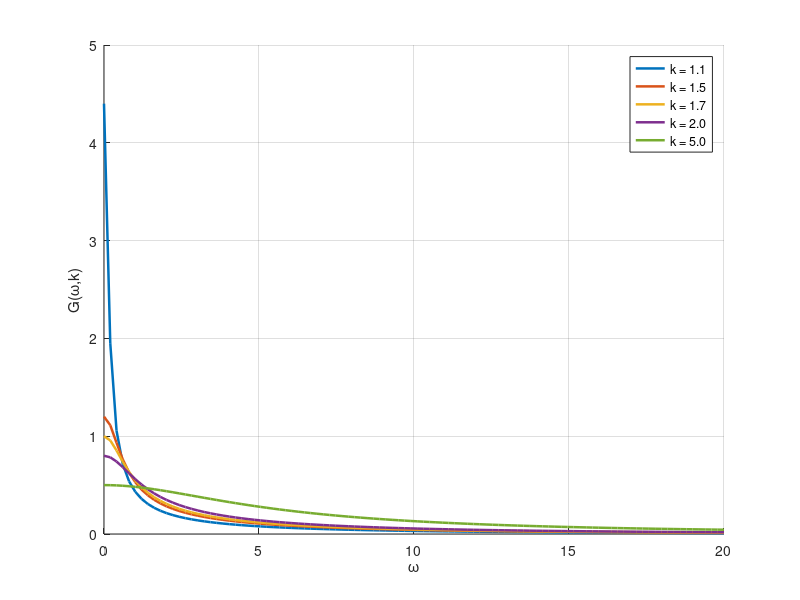
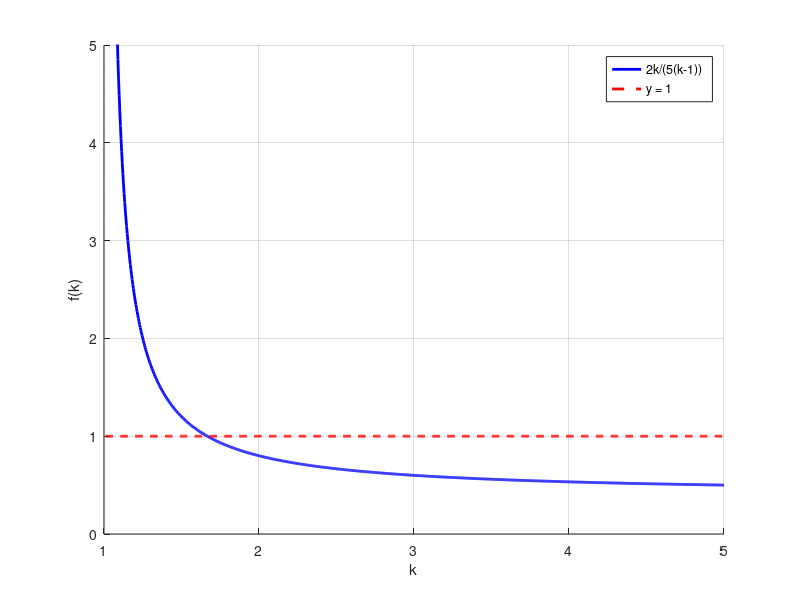
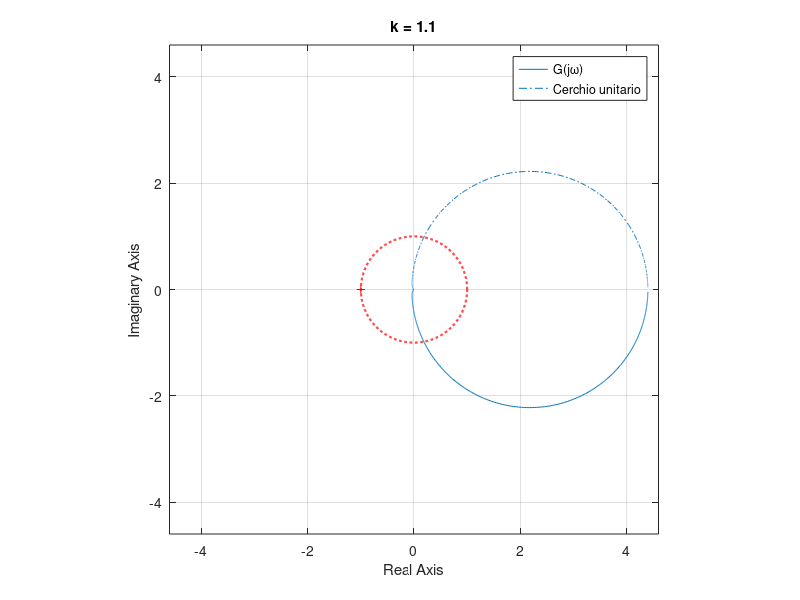
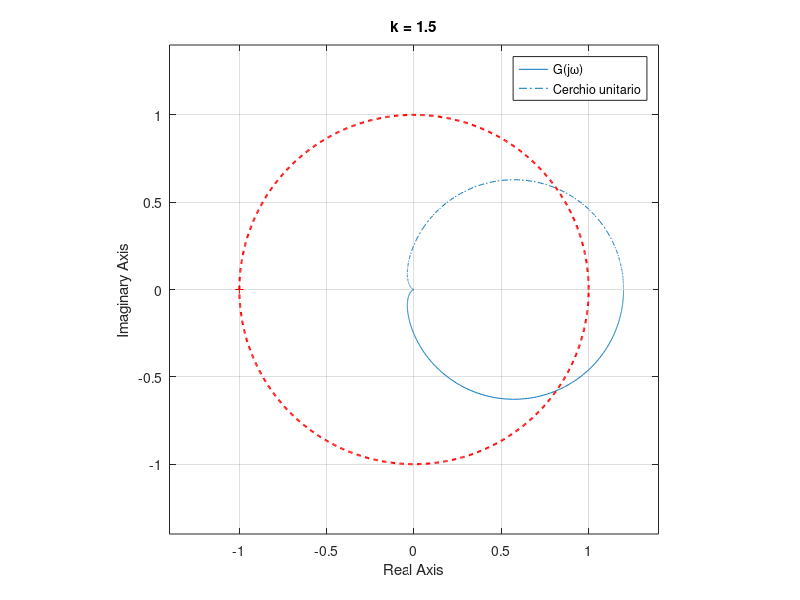

Source code (MATLAB) for these figures, in order:
clc
clear all 
close all

s = tf('s');

beta = 2;

omega = linspace(0,20);



%% Andamento di |beta*W2*T| al variare di omega con k fissato

k_vals = [1.1 1.5 5/3 2 5];

W2 = 2 ./ (i * omega + 10);
P = 1 ./ (i * omega -1);
W1 = 1 ./ (i * omega + 1);

figure;
hold on;

for j = 1:length(k_vals)
    k = k_vals(j);
    
    L = k * P;
    T = L ./ (1+L);

    G = abs(beta .* W2 .* T);

    plot(omega,G,'LineWidth',1.8, 'DisplayName',sprintf('k = %.1f',k));
end

xlabel('\omega');
ylabel('G(\omega,k)');
legend('Location','northeast'); %la legenda deve stare in alto a destra
grid on;
hold off;


%% Grafico della funzione f(k) = 2k / (5(k-1))

% Intervallo di k 
k = linspace(1.01,5,1000);

% Funzione
f = (2*k) ./ (5*(k-1));

% Grafico
figure;
hold on;

plot(k, f, 'b', 'LineWidth', 2);
plot(k, ones(size(k)), 'r--', 'LineWidth', 2);

xlabel('k');
ylabel('f(k)');

legend('2k/(5(k-1))', 'y = 1', 'Location', 'northeast');

grid on;
xlim([1 5]);
ylim([0 5]);

hold off;

%% Diagramma di Nyquist di |beta*W2*T| per alcuni valori di k


for j = 1:length(k_vals)
    k = k_vals(j);

    % Funzione G(s)
    G = (4*k)/((s+10)*(s+k-1));

    figure

    nyquist(G)
    hold on
    grid on

    % Cerchio unitario
    theta = linspace(0,2*pi,1000);
    plot(cos(theta), sin(theta), 'r--', 'LineWidth', 1.5)

    % Valore massimo teorico del modulo
    R = max(1.2, 4*k/(10*(k-1)) + 0.2);

    axis equal
    xlim([-R R])
    ylim([-R R])
   
    title(['k = ', num2str(k)])
    legend('G(j\omega)', 'Cerchio unitario', 'Location', 'Best')
end



%% Andamento di ‖S*W1‖/(1-2‖T*W2‖ al variare di omega con k>5/3 fissato

k_vals = [2 3 4 5 6];

W2 = 2 ./ (i * omega + 10);
P = 1 ./ (i * omega -1);
W1 = 1 ./ (i * omega + 1);

figure;
hold on;

for j = 1:length(k_vals)
    k = k_vals(j);

    L = k * P;
    S = 1 ./ (1+L);
    T = L ./ (1+L);

    f1 = abs(S .* W1);
    f2 = abs(beta .* W2 .* T);

    G = f1 ./ (1-f2);

    plot(omega,G,'LineWidth',1.8, 'DisplayName',sprintf('k = %.1f',k));
end

xlabel('\omega');
ylabel('G(\omega,k)');
legend('Location','northeast'); %la legenda deve stare in alto a destra
grid on;
hold off;

%% Grafico della funzione f(k) = 5 / (3k-5)

% Intervallo di k 
k = linspace(1.7,400);

% Funzione
f = 5 ./ (3 * k - 5);

% Grafico
figure;
hold on;

plot(k, f, 'b', 'LineWidth', 2);
plot(k, ones(size(k)), 'r--', 'LineWidth', 2);

xlabel('k');
ylabel('f(k)');

legend('5/(3k-5)', 'y = 1', 'Location', 'northeast');

grid on;
xlim([1.7 400]);
ylim([0 1]);

hold off;
